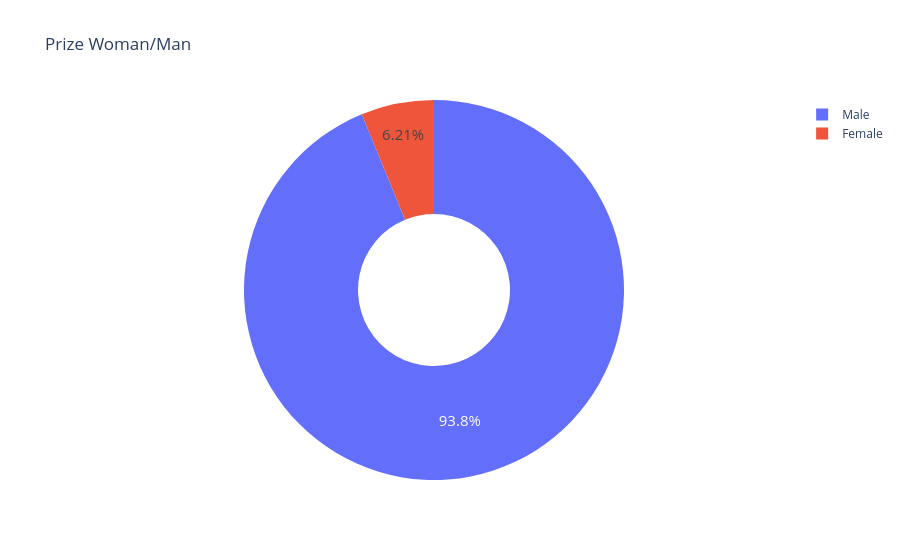

Notebook code cell kept with this figure:
### Markdown cell above
**Challenge**: Create a [donut chart using plotly](https://plotly.com/python/pie-charts/) which shows how many prizes went to men compared to how many prizes went to women. What percentage of all the prizes went to women?

### Code cell
# Create a donut chart using plotly which shows how many prizes went to men compared 
# to how many prizes went to women. What percentage of all the prizes went to women?

sex = df_data.sex.value_counts()
fig = px.pie(labels=sex.index, 
             values=sex.values, 
             title='Prize Woman/Man', 
             names=sex.index,
             hole=0.4)
fig.update_traces(textposition='inside', textfont_size=15, textinfo='percent')
fig.show()

### Figure 1 — Plotly figure (JSON) as saved in the notebook; plotly's stock layout.template omitted (floating-point values rounded to 4 significant figures)
{"data": [{"domain": {"x": [0, 1], "y": [0, 1]}, "hole": 0.4, "hovertemplate": "label=%{label}<br>value=%{value}<extra></extra>", "labels": ["Male", "Female"], "legendgroup": "", "name": "", "showlegend": true, "textfont": {"size": 15}, "textinfo": "percent", "textposition": "inside", "type": "pie", "values": [876, 58]}], "layout": {"legend": {"tracegroupgap": 0}, "title": {"text": "Prize Woman/Man"}}}
